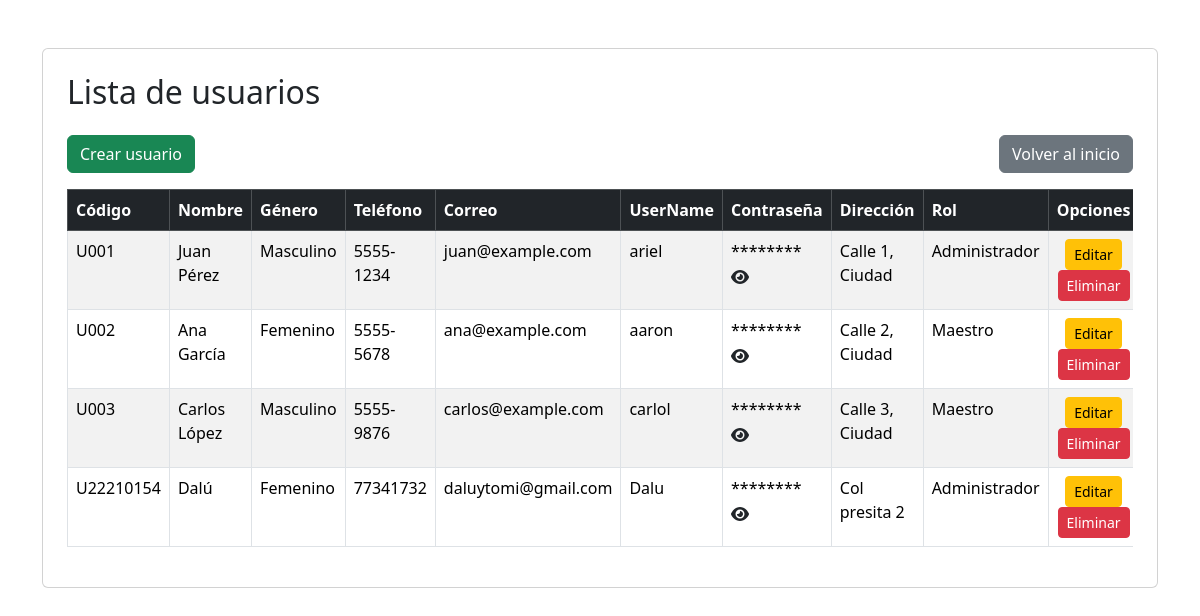
The page /PuellaSchool/views/user/userIndex.php (signed in) on the database as committed earlier.
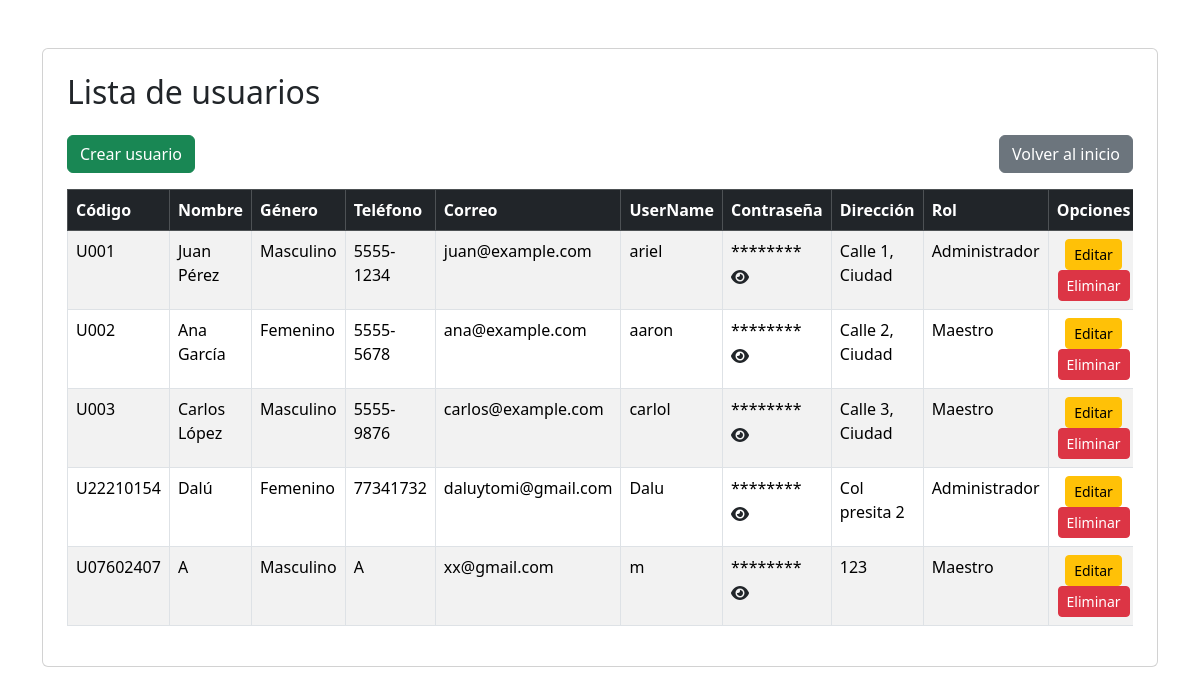
The same page on the database as committed later.
### tables this page shows
CREATE TABLE `tbl_user` (
  `UserID` int NOT NULL AUTO_INCREMENT,
  `userCode` varchar(10) NOT NULL,
  `userName` varchar(255) NOT NULL,
  `userGender` varchar(50) NOT NULL,
  `userPhone` varchar(50) NOT NULL,
  `userEmail` varchar(100) NOT NULL,
  `userNickname` varchar(25) NOT NULL,
  `userPassword` varchar(500) NOT NULL,
  `userAddress` varchar(255) NOT NULL,
  `RolID` int DEFAULT NULL,
  PRIMARY KEY (`UserID`),
  UNIQUE KEY `userCode` (`userCode`),
  KEY `RolID` (`RolID`),
  CONSTRAINT `tbl_user_ibfk_1` FOREIGN KEY (`RolID`) REFERENCES `tbl_role` (`RolID`) ON DELETE SET NULL
);

CREATE TABLE `tbl_role` (
  `RolID` int NOT NULL AUTO_INCREMENT,
  `rolName` varchar(50) NOT NULL,
  `rolInfo` varchar(255) NOT NULL,
  PRIMARY KEY (`RolID`)
);

### PuellaSchool/controllers/userController.php (called while the page is built, shortened)
<?php
require_once(dirname(__FILE__) . "/../conf/database.php");
require_once(dirname(__FILE__) . "/../models/userModel.php");
class UserController
{
    private $user;
    public function __construct()
    {
        $database = new Database();
        $this->db = $database->getConnection();
        $this->user = new UserModel($this->db);
    }
    public function index()
    {
        $result = $this->user->getUsers();
        $users = $result->fetchAll(PDO::FETCH_ASSOC);
        include(dirname(__FILE__) . '/../views/user/userList.php');
    }
}

### PuellaSchool/conf/database.php (called while the page is built, shortened)
<?php
    class Database{
        private $host = "localhost";
        private $database = "PuellaSchoolDB";
        private $user = "root";
        private $password = "123123";
        public function getConnection(){
            $this->conn = null;
            try{
                $this->conn = new PDO("mysql:host=".$this->host.";dbname=".$this->database, $this->user, $this->password);
                $this->conn->exec("set names utf8");
            }catch(PDOException $ex){
                echo"Connection error: ".$ex->getMessage();
                die();
            }
            return $this->conn;
        }
    }
?>

### PuellaSchool/models/userModel.php (called while the page is built, shortened)
<?php
class UserModel
{
    private $conn;
    public function __construct($db)
    {
        $this->conn = $db;
    }
    public function getUsers()
    {
        $query = "CALL sp_SelectUsers();";
        $result = $this->conn->prepare($query);
        $result->execute();
        return $result;
    }
}
?>

### PuellaSchool/views/user/userList.php (the view, shortened to what this page needs)
<!DOCTYPE html>
<html lang="en">
<head>
    <link href="https://cdn.jsdelivr.net/npm/bootstrap@5.3.3/dist/css/bootstrap.min.css" rel="stylesheet">
    <link href="https://cdnjs.cloudflare.com/ajax/libs/font-awesome/6.4.0/css/all.min.css" rel="stylesheet">
</head>
<body>
    <div class="container">
        <div class="card mt-5 p-4">
            <h2 class="mb-4">Lista de usuarios</h2>
            <div class="d-flex justify-content-between mb-3">
                <a href="./userIndex.php?action=create" class="btn btn-success">Crear usuario</a>
                <a href="../dist/pages/index.php" class="btn btn-secondary">Volver al inicio</a>
            </div>
            <div class="table-responsive">
                <table class="table table-striped table-bordered">
                    <thead class="table-dark">
                        <tr>
                            <th scope="col">Código</th>
                            <th scope="col">Nombre</th>
                            <th scope="col">Género</th>
                            <th scope="col">Teléfono</th>
                            <th scope="col">Correo</th>
                            <th scope="col">UserName</th>
                            <th scope="col">Contraseña</th>
                            <th scope="col">Dirección</th>
                            <th scope="col">Rol</th>
                            <th scope="col" class="text-center">Opciones</th>
                        </tr>
                    </thead>
                    <tbody>
                        <?php foreach ($users as $user) : ?>
                            <tr>
                                <td><?= htmlspecialchars($user['userCode']); ?></td>
                                <td><?= htmlspecialchars($user['userName']); ?></td>
                                <td><?= htmlspecialchars($user['userGender']); ?></td>
                                <td><?= htmlspecialchars($user['userPhone']); ?></td>
                                <td><?= htmlspecialchars($user['userEmail']); ?></td>
                                <td><?= htmlspecialchars($user['userNickname']); ?></td>
                                <td>
                                    <span id="password-<?= $user['UserID'] ?>" class="password-value">********</span>
                                    <button type="button" class="btn password-toggle" onclick="togglePassword(<?= $user['UserID'] ?>)">
                                        <i id="password-icon-<?= $user['UserID'] ?>" class="fas fa-eye"></i>
                                    </button>
                                </td>
                                <td><?= htmlspecialchars($user['userAddress']); ?></td>
                                <td><?= htmlspecialchars($user['rolName']); ?></td>
                                <td class="text-center">
                                    <a href="userIndex.php?action=edit&id=<?= $user['UserID'] ?>" class="btn btn-warning btn-sm">Editar</a>
                                    <a href="userIndex.php?action=delete&id=<?= $user['UserID'] ?>" class="btn btn-danger btn-sm">Eliminar</a>
                                </td>
                            </tr>
                        <?php endforeach; ?>
                    </tbody>
                </table>
            </div>
        </div>
    </div>
</body>
</html>

Rows that differ between the two databases and show on the page:
added tbl_user: userCode "U07602407", userName "A", userGender "Masculino", userPhone "A", userEmail "xx@gmail.com", userNickname "m", userAddress "123", RolID.rolName "Maestro"
